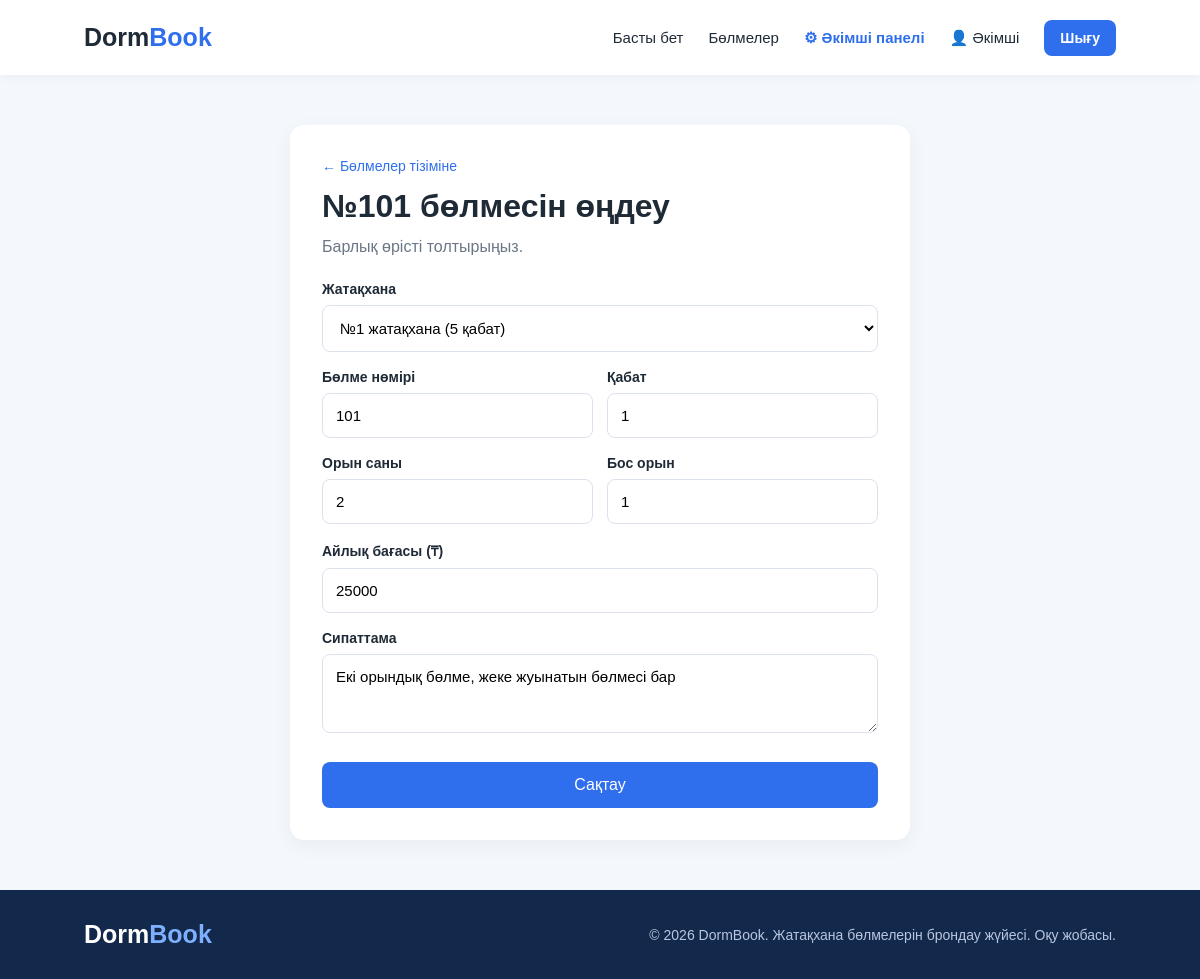
/admin_room_form.php?id=1 (signed in), run on the app's committed database.
### tables this page shows
CREATE TABLE IF NOT EXISTS rooms (
    id INT AUTO_INCREMENT PRIMARY KEY,
    dormitory_id INT NOT NULL,
    room_number VARCHAR(10) NOT NULL,
    floor INT NOT NULL,
    capacity INT NOT NULL,
    free_places INT NOT NULL,
    price_per_month DECIMAL(10, 2) NOT NULL,
    description TEXT,
    UNIQUE (dormitory_id, room_number),
    FOREIGN KEY (dormitory_id) REFERENCES dormitories(id) ON DELETE CASCADE
);

CREATE TABLE IF NOT EXISTS dormitories (
    id INT AUTO_INCREMENT PRIMARY KEY,
    name VARCHAR(100) NOT NULL,
    address VARCHAR(255) NOT NULL,
    floors INT NOT NULL
);

### admin_room_form.php (the view, shortened to what this page needs)
<?php
require_once "db.php";
$id = (int) ($_GET["id"] ?? 0);
$isEdit = $id > 0;
$dorms = $pdo->query("SELECT id, name, floors FROM dormitories ORDER BY name")->fetchAll();
$room = [
    "dormitory_id"    => "",
    "room_number"     => "",
    "floor"           => 1,
    "capacity"        => 2,
    "free_places"     => 2,
    "price_per_month" => "",
    "description"     => ""
];
if ($isEdit) {
    $stmt = $pdo->prepare("SELECT * FROM rooms WHERE id = ?");
    $stmt->execute([$id]);
    $found = $stmt->fetch();
    $room = $found;
}
function e($value) {
    return htmlspecialchars((string) $value, ENT_QUOTES, "UTF-8");
}
include "header.php";
?>
<div class="form-container wide">
    <a href="admin_rooms.php" class="back-link">← Бөлмелер тізіміне</a>
    <h1><?= $isEdit ? "№" . e($room["room_number"]) . " бөлмесін өңдеу" : "Жаңа бөлме қосу" ?></h1>
    <p class="intro">Барлық өрісті толтырыңыз.</p>
    <form method="POST" action="admin_room_form.php<?= $isEdit ? "?id=" . $id : "" ?>">
        <label for="dormitory_id">Жатақхана</label>
        <select id="dormitory_id" name="dormitory_id" required>
            <?php foreach ($dorms as $d): ?>
                <option value="<?= (int) $d["id"] ?>" <?= $d["id"] == $room["dormitory_id"] ? "selected" : "" ?>>
                    <?= e($d["name"]) ?> (<?= (int) $d["floors"] ?> қабат)
                </option>
            <?php endforeach; ?>
        </select>
        <div class="form-row">
            <div>
                <label for="room_number">Бөлме нөмірі</label>
                <input type="text" id="room_number" name="room_number" maxlength="5"
                       value="<?= e($room["room_number"]) ?>" placeholder="мыс.: 105" required>
            </div>
            <div>
                <label for="floor">Қабат</label>
                <input type="number" id="floor" name="floor" min="1" max="20"
                       value="<?= e($room["floor"]) ?>" required>
            </div>
        </div>
        <div class="form-row">
            <div>
                <label for="capacity">Орын саны</label>
                <input type="number" id="capacity" name="capacity" min="1" max="6"
                       value="<?= e($room["capacity"]) ?>" required>
            </div>
            <div>
                <label for="free_places">Бос орын</label>
                <input type="number" id="free_places" name="free_places" min="0" max="6"
                       value="<?= e($room["free_places"]) ?>" required>
            </div>
        </div>
        <label for="price_per_month">Айлық бағасы (₸)</label>
        <input type="number" id="price_per_month" name="price_per_month" min="1000" step="500"
               value="<?= e($room["price_per_month"] === "" ? "" : (int) $room["price_per_month"]) ?>"
               placeholder="мыс.: 20000" required>
        <label for="description">Сипаттама</label>
        <textarea id="description" name="description" rows="3" maxlength="500"
                  placeholder="Бөлме туралы қысқаша"><?= e($room["description"]) ?></textarea>
        <button type="submit"><?= $isEdit ? "Сақтау" : "Қосу" ?></button>
    </form>
</div>
<?php include "footer.php"; ?>

### style.css (style rules this page uses)
* { margin: 0; padding: 0; box-sizing: border-box; }
body { font-family: Arial, sans-serif; color: #1f2a37; background: #f4f7fb; min-height: 100vh; display: flex; flex-direction: column; }
a { text-decoration: none; color: inherit; }
.form-container { max-width: 500px; width: 92%; margin: 50px auto; padding: 32px; background: white; border-radius: 14px; box-shadow: 0 5px 20px #0000000d; }
.form-container h1 { margin-bottom: 10px; }
.intro { color: #6b7686; line-height: 1.5; margin-bottom: 22px; }
.form-container label { display: block; margin-top: 17px; font-weight: bold; font-size: 14px; }
.form-container input { width: 100%; padding: 13px; margin-top: 8px; border: 1px solid #dbe2ec; border-radius: 8px; font-size: 15px; }
.form-container button { width: 100%; padding: 14px; margin-top: 25px; border: none; border-radius: 8px; background: #2f6fed; color: white; font-size: 16px; cursor: pointer; }
.back-link { display: inline-block; color: #2f6fed; font-size: 14px; margin-bottom: 14px; }
.form-container.wide { max-width: 620px; }
.form-container select, .form-container textarea { width: 100%; padding: 13px; margin-top: 8px; border: 1px solid #dbe2ec; border-radius: 8px; font-size: 15px; font-family: inherit; background: white; }
.form-row { display: grid; grid-template-columns: 1fr 1fr; gap: 14px; }

### data on the page
rooms: room_number "101", dormitory_id "№1 жатақхана (5 қабат)", floor "1", capacity "2", free_places "1", price_per_month "25000", description "Екі орындық бөлме, жеке жуынатын бөлмесі бар"

### other printed values
$_SESSION["user_name"] "Әкімші"
